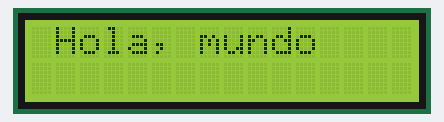
The sketch below on a simulated Arduino Uno, built with avr-gcc and run on an emulated ATmega328P. On the bench: 16×2 character LCD.

Above: at 0.1 s.
At 5.6 s:
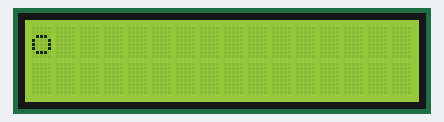
At 12.2 s:
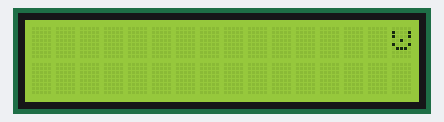
At 17.7 s:
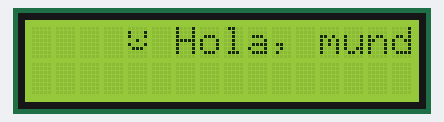
At 23.7 s:
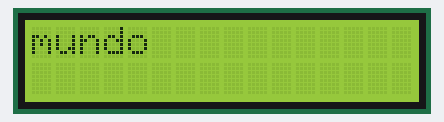
At 35.8 s:
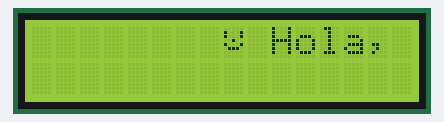

Measured:
- what the display in image 1 shows lasts 0.5 s, from 5.6 s to 6.1 s
- what the display in image 4 shows lasts 0.6 s, from 23.7 s to 24.3 s

The sketch:

Actividad4.ino
```cpp
#include <LiquidCrystal.h>

LiquidCrystal lcd(2, 3, 4, 5, 6, 7); // Pines del LCD

byte specialChar[8] = {
  B00000,
  B10001,
  B10001,
  B00100,
  B10001,
  B01110,
  B00000,
  B00000
};

void setup() {
  lcd.begin(16, 2); // Inicializar el LCD: 16 columnas, 2 fila
  // Cargar el patrón del carácter especial en la memoria del LCD
  lcd.createChar(0, specialChar);
  // Escribir el carácter especial en el LCD
  lcd.setCursor(0, 0);
  lcd.write((byte)0);
  lcd.setCursor(2, 0);
  lcd.print("Hola, mundo"); // Mensaje inicial
}

void loop() {
  for (int i = 0; i < 24; i++) { // Recorrer 24 posiciones (16+8=24)
    lcd.scrollDisplayLeft(); // Desplazar el contenido del LCD una posición a la izquierda
    delay(500); // Esperar 500 milisegundos antes de desplazar el siguiente carácter
  }
  delay(100); // Esperar 2 segundos antes de reiniciar el desplazamiento
}
```
